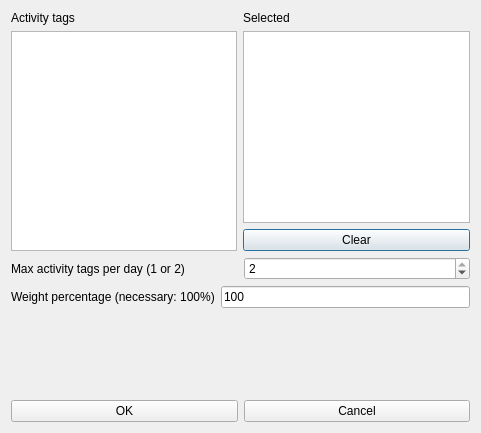
<?xml version="1.0" encoding="UTF-8"?>
<ui version="4.0">
 <class>ModifyConstraintStudentsMaxActivityTagsPerDayFromSetForm_template</class>
 <widget class="QDialog" name="ModifyConstraintStudentsMaxActivityTagsPerDayFromSetForm_template">
  <property name="geometry">
   <rect>
    <x>0</x>
    <y>0</y>
    <width>481</width>
    <height>433</height>
   </rect>
  </property>
  <property name="windowTitle">
   <string extracomment="This is the title of the dialog to add a new constraint of this type">Modify students max activity tags per day from set</string>
  </property>
  <layout class="QVBoxLayout" name="verticalLayout_4">
   <item>
    <layout class="QHBoxLayout" name="horizontalLayout_4">
     <item>
      <layout class="QVBoxLayout" name="verticalLayout_2">
       <item>
        <widget class="QLabel" name="label_2">
         <property name="text">
          <string>Activity tags</string>
         </property>
        </widget>
       </item>
       <item>
        <widget class="QListWidget" name="allActivityTagsListWidget"/>
       </item>
      </layout>
     </item>
     <item>
      <layout class="QVBoxLayout" name="verticalLayout">
       <item>
        <widget class="QLabel" name="label_3">
         <property name="text">
          <string comment="It refers to activity tags">Selected</string>
         </property>
        </widget>
       </item>
       <item>
        <widget class="QListWidget" name="selectedActivityTagsListWidget"/>
       </item>
       <item>
        <widget class="QPushButton" name="clearActivityTagsPushButton">
         <property name="text">
          <string>Clear</string>
         </property>
        </widget>
       </item>
      </layout>
     </item>
    </layout>
   </item>
   <item>
    <layout class="QHBoxLayout" name="horizontalLayout">
     <item>
      <widget class="QLabel" name="label">
       <property name="text">
        <string>Max activity tags per day (1 or 2)</string>
       </property>
      </widget>
     </item>
     <item>
      <widget class="QSpinBox" name="maxActivityTagsSpinBox">
       <property name="minimum">
        <number>1</number>
       </property>
       <property name="maximum">
        <number>2</number>
       </property>
       <property name="value">
        <number>2</number>
       </property>
      </widget>
     </item>
    </layout>
   </item>
   <item>
    <layout class="QHBoxLayout" name="horizontalLayout_2">
     <item>
      <widget class="QLabel" name="weightTextLabel">
       <property name="frameShape">
        <enum>QFrame::NoFrame</enum>
       </property>
       <property name="frameShadow">
        <enum>QFrame::Plain</enum>
       </property>
       <property name="text">
        <string>Weight percentage (necessary: 100%)</string>
       </property>
       <property name="wordWrap">
        <bool>false</bool>
       </property>
      </widget>
     </item>
     <item>
      <widget class="QLineEdit" name="weightLineEdit">
       <property name="text">
        <string notr="true">100</string>
       </property>
      </widget>
     </item>
    </layout>
   </item>
   <item>
    <spacer name="verticalSpacer">
     <property name="orientation">
      <enum>Qt::Vertical</enum>
     </property>
     <property name="sizeHint" stdset="0">
      <size>
       <width>20</width>
       <height>32</height>
      </size>
     </property>
    </spacer>
   </item>
   <item>
    <layout class="QHBoxLayout" name="horizontalLayout_3">
     <item>
      <widget class="QPushButton" name="okPushButton">
       <property name="text">
        <string>OK</string>
       </property>
      </widget>
     </item>
     <item>
      <widget class="QPushButton" name="cancelPushButton">
       <property name="text">
        <string>Cancel</string>
       </property>
      </widget>
     </item>
    </layout>
   </item>
  </layout>
 </widget>
 <layoutdefault spacing="6" margin="11"/>
 <resources/>
 <connections/>
</ui>
